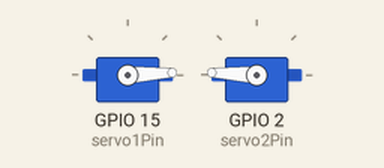
The sketch below on a simulated ESP32. Shown: 2 × servo.

Above: at 0.05 s.
At 1.3 s:
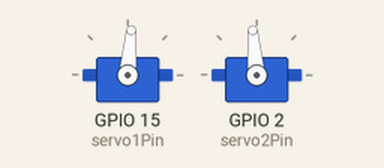
At 2.6 s:
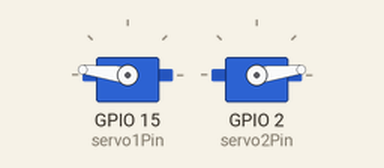
At 5.2 s:
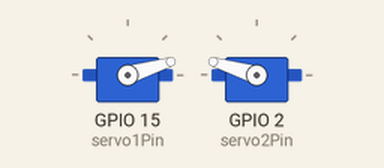
Timing chart, 0 to 7.1 s (numbered marks = the images above):
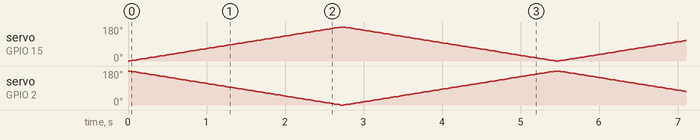

The sketch:

Servo_Control.ino
```cpp
#include <ESP32Servo.h>

Servo servo1;  //定义舵机对象
Servo servo2;

int minUs = 500;   //0度时脉宽 单位us
int maxUs = 2500;  //180度

int servo1Pin = 15;
int servo2Pin = 2;

int pos = -1;
bool up = true;

void setup() {
  ESP32PWM::allocateTimer(1);  //指定使用的硬件定时器
  servo1.setPeriodHertz(50);   //PWM频率
  servo2.setPeriodHertz(50);

  servo1.attach(servo1Pin, minUs, maxUs);
  servo2.attach(servo2Pin, minUs, maxUs);

  servo1.write(pos);  //转到指定的角度 0-180

  //servo1.detach();  //不用的时候与引脚分离
}

void loop() {
  if (pos == 181) {
    up = false;
  } else if (pos == -1) {
    up = true;
  }

  if (up) {
    pos++;
  } else {
    pos--;
  }

  servo1.write(pos);
  servo2.write(180 - pos);

  delay(15);
}
```
